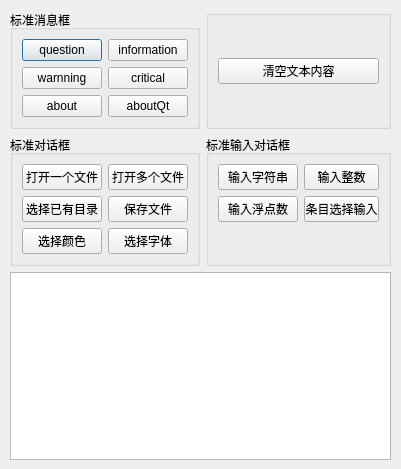
<?xml version="1.0" encoding="UTF-8"?>
<ui version="4.0">
 <class>Dialog</class>
 <widget class="QDialog" name="Dialog">
  <property name="geometry">
   <rect>
    <x>0</x>
    <y>0</y>
    <width>401</width>
    <height>469</height>
   </rect>
  </property>
  <property name="windowTitle">
   <string>Dialog</string>
  </property>
  <widget class="QWidget" name="">
   <property name="geometry">
    <rect>
     <x>10</x>
     <y>10</y>
     <width>381</width>
     <height>450</height>
    </rect>
   </property>
   <layout class="QVBoxLayout" name="verticalLayout_5">
    <item>
     <layout class="QFormLayout" name="formLayout_4">
      <item row="0" column="0">
       <widget class="QGroupBox" name="groupBox_3">
        <property name="title">
         <string>标准消息框</string>
        </property>
        <layout class="QVBoxLayout" name="verticalLayout">
         <item>
          <layout class="QFormLayout" name="formLayout_3">
           <item row="0" column="0">
            <widget class="QPushButton" name="pushButton_11">
             <property name="text">
              <string>question</string>
             </property>
            </widget>
           </item>
           <item row="0" column="1">
            <widget class="QPushButton" name="btnInfo">
             <property name="text">
              <string>information</string>
             </property>
            </widget>
           </item>
           <item row="1" column="0">
            <widget class="QPushButton" name="btnWarnning">
             <property name="text">
              <string>warnning</string>
             </property>
            </widget>
           </item>
           <item row="1" column="1">
            <widget class="QPushButton" name="pushButton_14">
             <property name="text">
              <string>critical</string>
             </property>
            </widget>
           </item>
           <item row="2" column="0">
            <widget class="QPushButton" name="pushButton_15">
             <property name="text">
              <string>about</string>
             </property>
            </widget>
           </item>
           <item row="2" column="1">
            <widget class="QPushButton" name="pushButton_16">
             <property name="text">
              <string>aboutQt</string>
             </property>
            </widget>
           </item>
          </layout>
         </item>
        </layout>
       </widget>
      </item>
      <item row="0" column="1">
       <widget class="QGroupBox" name="groupBox_4">
        <property name="title">
         <string/>
        </property>
        <layout class="QVBoxLayout" name="verticalLayout_3">
         <item>
          <widget class="QPushButton" name="btnClear">
           <property name="text">
            <string>清空文本内容</string>
           </property>
          </widget>
         </item>
        </layout>
       </widget>
      </item>
      <item row="1" column="0">
       <widget class="QGroupBox" name="groupBox">
        <property name="title">
         <string>标准对话框</string>
        </property>
        <layout class="QVBoxLayout" name="verticalLayout_2">
         <item>
          <layout class="QFormLayout" name="formLayout">
           <item row="0" column="0">
            <widget class="QPushButton" name="btnOpen">
             <property name="text">
              <string>打开一个文件</string>
             </property>
            </widget>
           </item>
           <item row="0" column="1">
            <widget class="QPushButton" name="btnOpenMulti">
             <property name="text">
              <string>打开多个文件</string>
             </property>
            </widget>
           </item>
           <item row="1" column="0">
            <widget class="QPushButton" name="btnSelectDir">
             <property name="text">
              <string>选择已有目录</string>
             </property>
            </widget>
           </item>
           <item row="1" column="1">
            <widget class="QPushButton" name="btnSave">
             <property name="text">
              <string>保存文件</string>
             </property>
            </widget>
           </item>
           <item row="2" column="0">
            <widget class="QPushButton" name="btnSelectColor">
             <property name="text">
              <string>选择颜色</string>
             </property>
            </widget>
           </item>
           <item row="2" column="1">
            <widget class="QPushButton" name="btnSelectFont">
             <property name="text">
              <string>选择字体</string>
             </property>
            </widget>
           </item>
          </layout>
         </item>
        </layout>
       </widget>
      </item>
      <item row="1" column="1">
       <widget class="QGroupBox" name="groupBox_2">
        <property name="title">
         <string>标准输入对话框</string>
        </property>
        <layout class="QVBoxLayout" name="verticalLayout_4">
         <item>
          <layout class="QFormLayout" name="formLayout_2">
           <item row="0" column="0">
            <widget class="QPushButton" name="btnInputString">
             <property name="text">
              <string>输入字符串</string>
             </property>
            </widget>
           </item>
           <item row="0" column="1">
            <widget class="QPushButton" name="btnInputInter">
             <property name="text">
              <string>输入整数</string>
             </property>
            </widget>
           </item>
           <item row="1" column="0">
            <widget class="QPushButton" name="btnInputFloat">
             <property name="text">
              <string>输入浮点数</string>
             </property>
            </widget>
           </item>
           <item row="1" column="1">
            <widget class="QPushButton" name="itemInput">
             <property name="text">
              <string>条目选择输入</string>
             </property>
            </widget>
           </item>
          </layout>
         </item>
        </layout>
       </widget>
      </item>
     </layout>
    </item>
    <item>
     <widget class="QTextEdit" name="textEdit">
      <property name="html">
       <string>&lt;!DOCTYPE HTML PUBLIC &quot;-//W3C//DTD HTML 4.0//EN&quot; &quot;http://www.w3.org/TR/REC-html40/strict.dtd&quot;&gt;
&lt;html&gt;&lt;head&gt;&lt;meta name=&quot;qrichtext&quot; content=&quot;1&quot; /&gt;&lt;meta charset=&quot;utf-8&quot; /&gt;&lt;style type=&quot;text/css&quot;&gt;
p, li { white-space: pre-wrap; }
&lt;/style&gt;&lt;/head&gt;&lt;body style=&quot; font-family:'Microsoft YaHei UI'; font-size:9pt; font-weight:400; font-style:normal;&quot;&gt;
&lt;p style=&quot;-qt-paragraph-type:empty; margin-top:0px; margin-bottom:16px; margin-left:0px; margin-right:0px; -qt-block-indent:0; text-indent:0px; line-height:24px; background-color:#ffffff;&quot;&gt;&lt;br /&gt;&lt;/p&gt;&lt;/body&gt;&lt;/html&gt;</string>
      </property>
     </widget>
    </item>
   </layout>
  </widget>
 </widget>
 <resources/>
 <connections/>
</ui>
